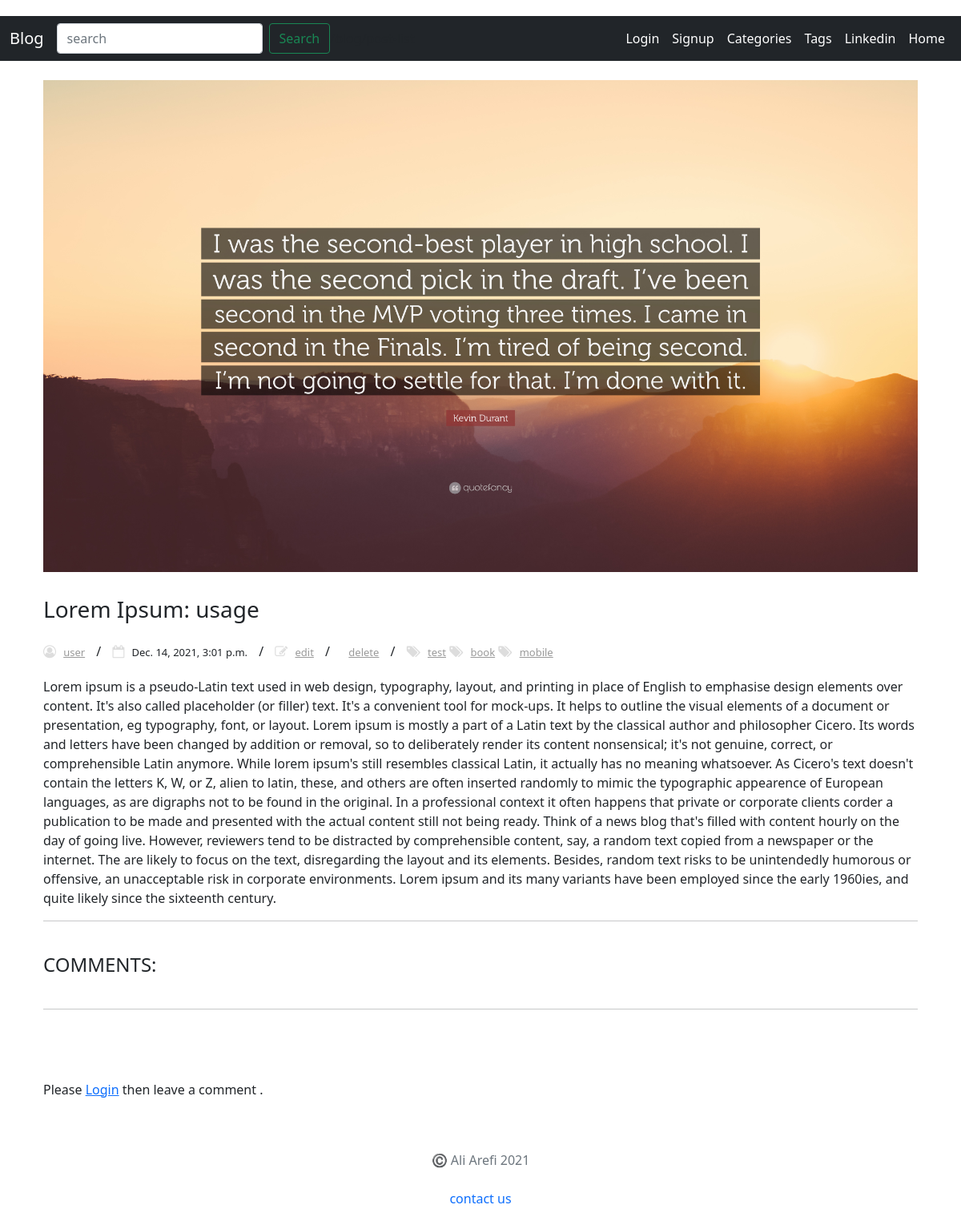
The app's page /blog/post-detail/lorem-ipsum-usage/ with its own data.
### post/models.py (models this page shows, shortened)
class Post(models.Model):
    title = models.CharField('post title', max_length=50)
    description = models.TextField()
    owner = models.ForeignKey(User, on_delete=PROTECT)
    pub_date = models.DateTimeField(auto_now=True)
    slug = models.SlugField(max_length=100, unique=True, null=True, blank=True)
    image = models.ImageField(upload_to='images/')
    tag = models.ManyToManyField(Tag, blank=True, null=True)
    like = models.IntegerField(default=0, null=True, blank=True)

class Tag(models.Model):
    name = models.CharField(max_length=50)

### post/views.py (the view, shortened to what this page needs)
# urls.py: path('post-detail/<slug:slug>/', PostCommentView.as_view(), name='postdetail'),
class PostCommentView(View):
    def get(self, request, *args, **kwargs):
        view = PostDetailView.as_view()
        return view(request, *args, **kwargs)

### post/forms.py
class CommentForm(forms.ModelForm):
    class Meta:
        model = Comment
        fields = ['text']

### post/views.py (called while the page is built)
    def get_context_data(self, **kwargs):
        context = super().get_context_data(**kwargs)
        form = CommentForm()
        context['comment_list'] = Comment.objects.filter(post=context['post'])
        context['tag_list'] = Tag.objects.filter(post=context['post'])
        context['form'] = form
        if self.request.user != 'AnonymousUser':
            context['user'] = self.request.user
        return context

### post/templates/post/post_detail.html (shortened to what this page needs)
{% extends "post/base.html" %}
{% block content %}
<main>
<link href="https://maxcdn.bootstrapcdn.com/font-awesome/4.7.0/css/font-awesome.min.css" rel="stylesheet">
<div class="container ">
    <div class="row">
            <article>
            <br />
                <img src="{{ object.image.url }}" alt="" class="img-fluid mb30">
                <div class="post-content">
                    <h3>{{object.title }}</h3>
                    <ul class="post-meta list-inline">
                        <li class="list-inline-item">
                            <i class="fa fa-user-circle-o"></i> <a href="{% url 'profile' pk=object.owner.id%}">{{ object.owner }}</a>
                        </li>
                        <li class="list-inline-item">
                            <i class="fa fa-calendar-o"></i> <a >{{object.pub_date}}</a>
                        </li>
                        <li class="list-inline-item">
                            <i class="fa fa-edit"></i> <a href="{% url 'post_edit' pk=post.id %}">edit</a>
                        </li>
                        <li class="list-inline-item">
                             <a href="{% url 'post_delete' pk=post.id %}">delete</a>
                        </li>
                        <li class="list-inline-item">
                        {% for tag in tag_list %}
                            <i class="fa fa-tags"></i> <a href="#">{{ tag.name }}</a>
                        {% endfor %}
                        </li>
                    </ul>
                    <p> {{object.description}} </p>
                    <hr class="mb40">
                    <h4 class="mb40 text-uppercase font500">Comments:</h4>
                    <hr class="mb40">
                    {% if  user.username %}
                    <label>Comment</label>
                        <form method="post">
                            {% csrf_token %}
                            {{ form.as_p }}
                            <div class="clearfix float-right">
                            <button type="submit" class="btn btn-primary btn-lg">Submit</button>
                            </div>
                        </form>
                        {% else %}
                        <br><br>
                        <p>
                                Please <a href="{% url 'login' %}">Login</a> then leave a comment .
                                </p>
                        {% endif %}
            </article>
    </div>
</div>
{% endblock content %}

### post/templates/post/post_detail.html (style rules this page uses)
body { margin-top:20px; }
.post-meta { padding-top: 15px; margin-bottom: 20px; }
.post-meta li:not(:last-child) { margin-right: 10px; }
.post-meta li a { color: #999; font-size: 13px; }
.post-meta li i { margin-right: 5px; }
.post-meta li:after { margin-top: -5px; content: "/"; margin-left: 10px; }
.post-meta li:last-child:after { display: none; }
.post-content .fa { color: #ddd; }
.mb40 { margin-bottom: 40px !important; }
.mb30 { margin-bottom: 30px !important; }

### records on screen
Post: image (picture), title "Lorem Ipsum: usage", owner "user", pub_date "Dec. 14, 2021, 3:01 p.m.", description "Lorem ipsum is a pseudo-Latin text used in web design, typography, layout, and printing in place of English to emphasise design elements over content. It's also called placeholder (or filler) text. It's a convenient tool for mock-ups. It helps to outline the visual elements of a document or presentation, eg typography, font, or layout. Lorem ipsum is mostly a part of a Latin text by the classical author and philosopher Cicero. Its words and letters have been changed by addition or removal, so to deliberately render its content nonsensical; it's not genuine, correct, or comprehensible Latin anymore. While lorem ipsum's still resembles classical Latin, it actually has no meaning whatsoever.…"
Tag: name "test"
Tag: name "book"
Tag: name "mobile"
